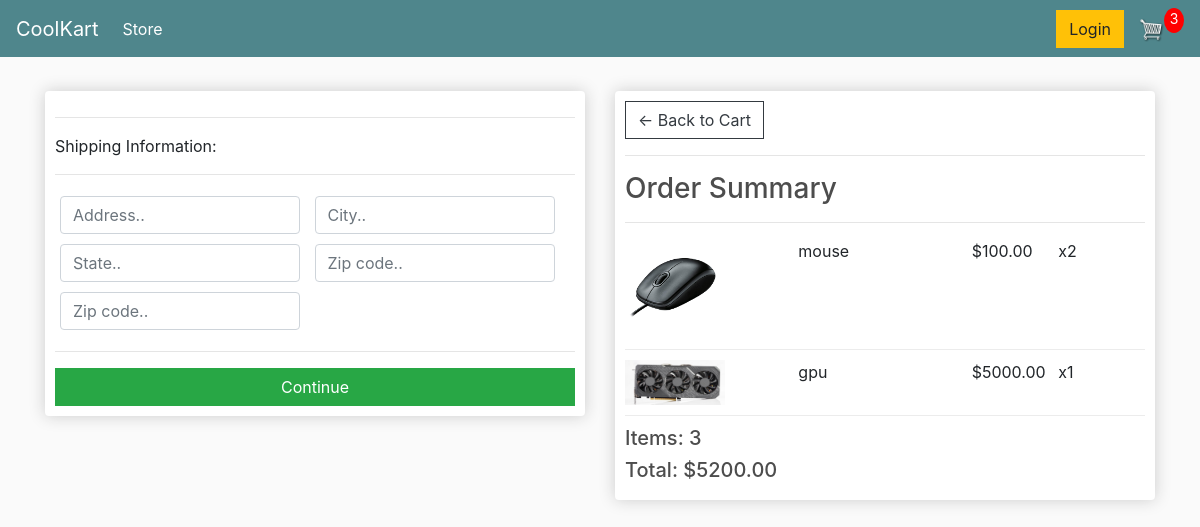
Screenshot of /checkout/ (signed in) with the database file from the repository.
### store/models.py (models this page shows, shortened)
class OrderItem(models.Model):
    product = models.ForeignKey(Product, on_delete=models.SET_NULL, null=True)
    order = models.ForeignKey(Order, on_delete=models.SET_NULL, null=True)
    quantity = models.IntegerField(default=0, null=True, blank=True)
    date_added = models.DateTimeField(auto_now_add=True)
    @property
    def get_total(self):
        total = self.product.price * self.quantity
        return total

class Product(models.Model):
    name = models.CharField(max_length=200)
    price = models.FloatField()
    digital = models.BooleanField(default=False, null=True, blank=True)
    image = models.ImageField(null=True, blank=True)
    @property
    def imageURL(self):
        try:
            url = self.image.url
        except:
            url = ''
        return url

class Order(models.Model):
    customer = models.ForeignKey(Customer, on_delete=models.SET_NULL, null=True, blank=True)
    date_ordered = models.DateTimeField(auto_now_add=True)
    complete = models.BooleanField(default=False)
    transaction_id = models.CharField(max_length=100, null=True)
    @property
    def shipping(self):
        shipping = False
        orderitems = self.orderitem_set.all()
        for i in orderitems:
            if i.product.digital == False:
                shipping = True
        return shipping
    @property
    def get_cart_total(self):
        orderitems = self.orderitem_set.all()
        total = sum([item.get_total for item in orderitems])
        return total
    @property
    def get_cart_items(self):
        orderitems = self.orderitem_set.all()
        total = sum([item.quantity for item in orderitems])
        return total

### store/views.py (the view)
# urls.py: path('checkout/', views.checkout, name="checkout"),
def checkout(request):
    data = cartData(request)
    cartItems = data['cartItems']
    order = data['order']
    items = data['items']
    context = {'items': items, 'order': order, 'cartItems': cartItems}
    return render(request, 'store/checkout.html', context)

### store/utils.py (called while the page is built)
def cartData(request):
    if request.user.is_authenticated:
        customer = request.user.customer
        order, created = Order.objects.get_or_create(customer=customer, complete=False)
        items = order.orderitem_set.all()
        cartItems = order.get_cart_items
    else:
        cookieData = cookieCart(request)
        cartItems = cookieData['cartItems']
        order = cookieData['order']
        items = cookieData['items']
    return {'cartItems': cartItems, 'order': order, 'items': items}

### store/templates/store/checkout.html (shortened to what this page needs)
{% extends 'store/main.html' %}
{% load static %}
{% block content %}
     <div class="row">
		<div class="col-lg-6">
			<div class="box-element" id="form-wrapper">
				<form id="form">
					<div id="shipping-info">
						<hr>
						<p>Shipping Information:</p>
						<hr>
						<div class="form-field">
							<input class="form-control" type="text" name="address" placeholder="Address..">
						</div>
						<div class="form-field">
							<input class="form-control" type="text" name="city" placeholder="City..">
						</div>
						<div class="form-field">
							<input class="form-control" type="text" name="state" placeholder="State..">
						</div>
						<div class="form-field">
							<input class="form-control" type="text" name="zipcode" placeholder="Zip code..">
						</div>
						<div class="form-field">
							<input class="form-control" type="text" name="country" placeholder="Zip code..">
						</div>
					</div>
					<hr>
					<input id="form-button" class="btn btn-success btn-block" type="submit" value="Continue">
				</form>
			</div>
			<br>
		</div>
		<div class="col-lg-6">
			<div class="box-element">
				<a  class="btn btn-outline-dark" href="{% url 'cart' %}">&#x2190; Back to Cart</a>
				<hr>
				<h3>Order Summary</h3>
				<hr>
				{% for item in items %}
				<div class="cart-row">
					<div style="flex:2"><img class="row-image" src="{{item.product.imageURL}}"></div>
					<div style="flex:2"><p>{{item.product.name}}</p></div>
					<div style="flex:1"><p>${{item.product.price|floatformat:2}}</p></div>
					<div style="flex:1"><p>x{{item.quantity}}</p></div>
				</div>
				{% endfor %}
				<h5>Items:   {{order.get_cart_items}}</h5>
				<h5>Total:   ${{order.get_cart_total|floatformat:2}}</h5>
			</div>
		</div>
	</div>
{% endblock content %}

### static/css/main.css (style rules this page uses)
body { background-color: hsl(0, 0%, 98%); }
h1,h2,h3,h4,h5,h6 { color:hsl(0, 0%, 30%); }
.box-element { box-shadow:hsl(0, 0%, 80%) 0 0 16px; background-color: #fff; border-radius: 4px; padding: 10px; }
.col-lg-4, .col-lg-6, .col-lg-8, .col-lg-12 { margin-top: 10px; }
.btn { border-radius: 0; }
.row-image { width: 100px; }
.form-field { width:250px; display: inline-block; padding: 5px; }
.cart-row { display: flex; align-items: flex-stretch; padding-bottom: 10px; margin-bottom: 10px; border-bottom: 1px solid #ececec; }

### rows the page displays
OrderItem: product.imageURL (picture), product.name "mouse", product.price "100.00", quantity "2"
OrderItem: product.imageURL (picture), product.name "gpu", product.price "5000.00", quantity "1"
Order: get_cart_items "3", get_cart_total "5200.00"

### other values shown
{{ cartItems }} "3"
